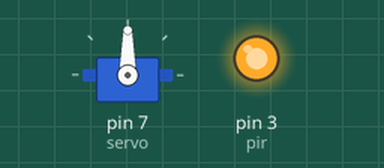
This sketch was run on a simulated Arduino Uno, built with avr-gcc and run on an emulated ATmega328P. Shown: servo, output pins drawn as LEDs (lit = HIGH). What the sketch prints to the serial monitor is not drawn.

Above: at 0.1 s.
Timing chart, 0 to 1.6 s (numbered marks = the images above):
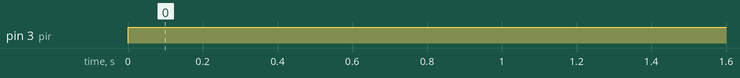

Measured:
- by itself, pin 3 (pir): LOW → HIGH at 0.00 s

The sketch:

Im_Not_Sure.ino
```cpp
//#define TRIG 4 //TRIG 핀 설정 (초음파 보내는 핀)
//#define ECHO 3 //ECHO 핀 설정 (초음파 받는 핀)
//
//void setup() {
//  Serial.begin(9600); //PC모니터로 센서값을 확인하기위해서 시리얼 통신을 정의해줍니다.
//  //시리얼 통신을 이용해 PC모니터로 데이터 값을 확인하는 부분은 자주사용되기 때문에
//  //필수로 습득해야하는 교육코스 입니다.
//  pinMode(TRIG, OUTPUT);
//  pinMode(ECHO, INPUT);
//}
//
//void loop()
//{
//  long duration,a distance;
//  digitalWrite(TRIG, LOW);
//  delayMicroseconds(2);
//  digitalWrite(TRIG, HIGH);
//  delayMicroseconds(10);
//  digitalWrite(TRIG, LOW);
//  duration = pulseIn (ECHO, HIGH); //물체에 반사되어돌아온 초음파의 시간을 변수에 저장합니다.
//  //34000*초음파가 물체로 부터 반사되어 돌아오는시간 /1000000 / 2(왕복값이아니라 편도값이기때문에 나누기2를 해줍니다.)
//
//  //초음파센서의 거리값이 위 계산값과 동일하게 Cm로 환산되는 계산공식 입니다. 수식이 간단해지도록 적용했습니다.
//
// distance = duration * 17 / 1000;
////PC모니터로 초음파 거리값을 확인 하는 코드 입니다.
//  Serial.println(duration ); //초음파가 반사되어 돌아오는 시간을 보여줍니다.
//  Serial.print("\nDIstance : ");
//  Serial.print(distance); //측정된 물체로부터 거리값(cm값)을 보여줍니다.
//  Serial.println(" Cm");
//  delay(1000); //1초마다 측정값을 보여줍니다.
//}
//
#include <Servo.h>

int servo = 7;
int pir = 3;

Servo Servo1;

void setup() {
  // put your setup code here, to run once:
  Servo1.attach(servo);

  Servo1.write(90);
 pinMode(pir,OUTPUT);
 Serial.begin(9600);

}

void loop() {
  // put your main code here, to run repeatedly:
 //Servo1.write(0);
  //delay(1000);
  //Servo1.write(180);
  //delay(1000);
  Serial.println(digitalRead(pir));
  digitalWrite(pir,HIGH);

}
```
